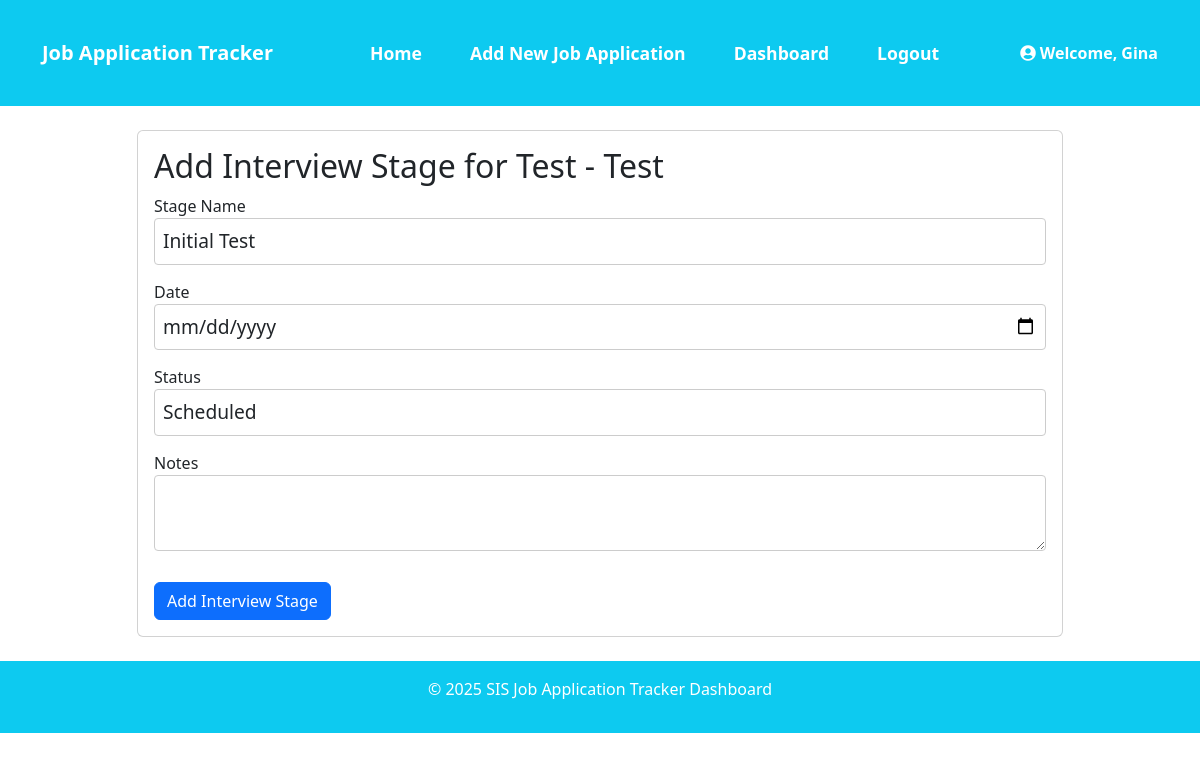
Before: /application/3/add_interview (signed in) with the older database file.
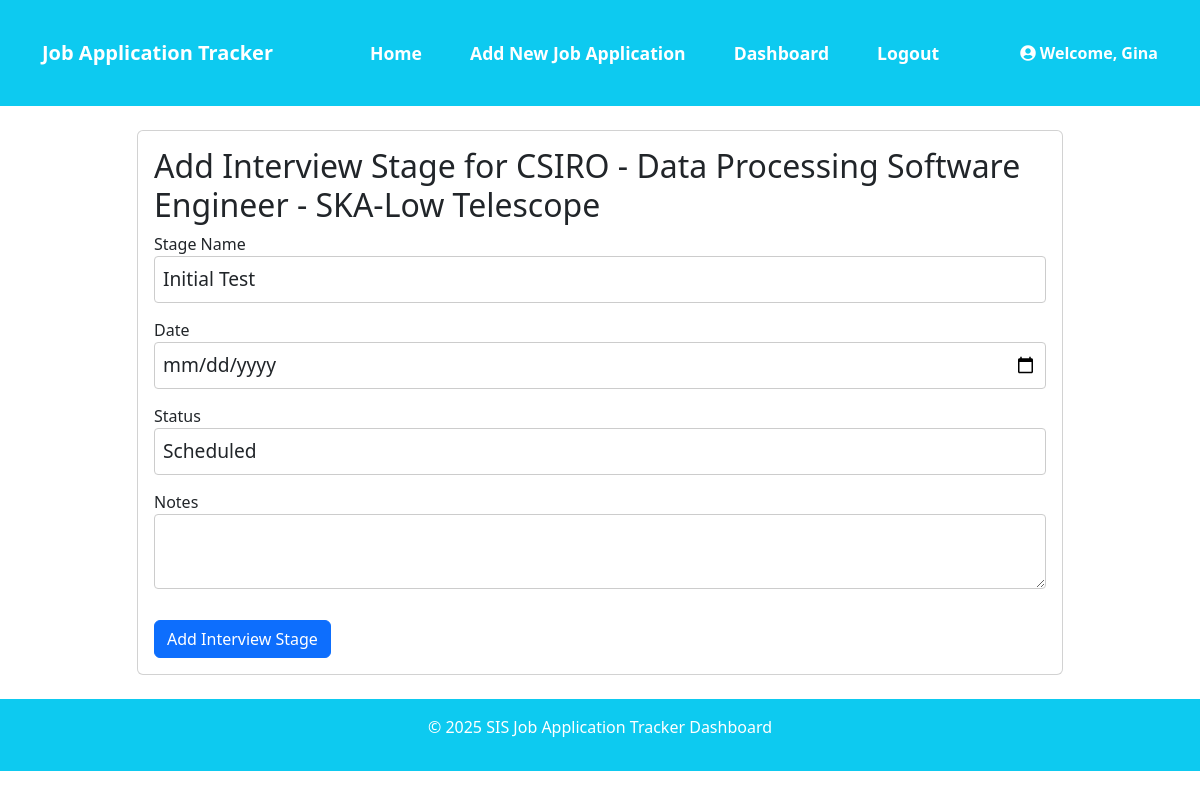
After: the same page with the newer database file.
### models.py (models this page shows, shortened)
class JobApplication(db.Model):
    id = db.Column(db.Integer, primary_key=True)
    date_submitted = db.Column(db.Date, nullable=True)
    due_date = db.Column(db.Date, nullable=True)
    follow_up_date = db.Column(db.Date, nullable=True)
    company = db.Column(db.String(120), nullable=False)
    contact = db.Column(db.String(120), nullable=True)
    position_title = db.Column(db.String(120), nullable=False)
    status = db.Column(db.String(50), nullable=False)
    cv_submitted = db.Column(db.String(10), nullable=False)
    cover_letter_submitted = db.Column(db.String(10), nullable=False)
    follow_up_sent = db.Column(db.String(10), nullable=False)
    follow_up_message = db.Column(db.Text, nullable=True)
    notes = db.Column(db.Text, nullable=True)
    user_id = db.Column(db.Integer, db.ForeignKey('user.id'), nullable=False)
    highlight = db.Column(db.Boolean, default=False)
    user = db.relationship('User', backref=db.backref('job_applications', lazy=True))
    @hybrid_property
    def priority(self):
        today = datetime.utcnow().date()
        if self.due_date and self.due_date <= today + timedelta(days=2):
            return 'high'
        elif self.status == 'Offer Received':
            return 'completed'
        else:
            return 'normal'

### app.py (the view, shortened to what this page needs)
@app.route('/application/<int:application_id>/add_interview', methods=['GET', 'POST'])
@login_required
def add_interview_stage(application_id):
    form = InterviewStageForm()
    application = JobApplication.query.get_or_404(application_id)
    return render_template('add_interview_stage.html', form=form, application=application)

### forms.py
class InterviewStageForm(FlaskForm):
    id = HiddenField()
    stage_name = SelectField(
        'Stage Name',
        choices=[
            ('Initial Test', 'Initial Test'),
            ('Initial Interview', 'Initial Interview'),
            ('Technical Interview', 'Technical Interview'),
            ('Work Sample', 'Work Sample'),
            ('Personality Assessment', 'Personality Assessment'),
            ('Salary Conversation', 'Salary Conversation'),
            ('Leadership Team Interview', 'Leadership Team Interview'),
            ('Reference Checks', 'Reference Checks')
        ],
        validators=[Optional()]
    )
    date = DateField('Date', validators=[Optional()])
    status = SelectField(
        'Status',
        choices=[
            ('Scheduled', 'Scheduled'),
            ('Completed', 'Completed'),
            ('Passed', 'Passed'),
            ('Failed', 'Failed')
        ],
        validators=[Optional()]
    )
    notes = TextAreaField('Notes', validators=[Optional()])
    submit = SubmitField('Add Interview Stage')

### app.py (called while the page is built)
@login_manager.user_loader
def load_user(user_id):
    return db.session.get(User, int(user_id))

### templates/add_interview_stage.html (shortened to what this page needs)
{% extends "base.html" %}
{% import "bootstrap/wtf.html" as wtf %}
{% block content %}
<div class="container-mt-5">
    <div class="row justify-content-center my-3">
        <div class="col-lg-10">
            <div class="card">
                <div class="card-body">
                    <h2 class="card-title">Add Interview Stage for {{ application.company }} - {{ application.position_title }}</h2>
                    <form method="POST" action="{{ url_for('add_interview_stage', application_id=application.id) }}">
                        <div class="form-group">
                            {{ form.stage_name.label }}
                            {{ form.stage_name(class="form-control") }}
                        </div>
                        <div class="form-group">
                            {{ form.date.label }}
                            {{ form.date(class="form-control") }}
                        </div>
                        <div class="form-group">
                            {{ form.status.label }}
                            {{ form.status(class="form-control") }}
                        </div>
                        <div class="form-group">
                            {{ form.notes.label }}
                            {{ form.notes(class="form-control") }}
                        </div>
                        {{ form.submit(class="btn btn-primary mt-3") }}
                    </form>
                </div>
            </div>
        </div>
    </div>
</div>
{% endblock %}

Changed rows visible on the page:
changed JobApplication: company "Test" → "CSIRO"; position_title "Test" → "Data Processing Software Engineer - SKA-Low Telescope"
